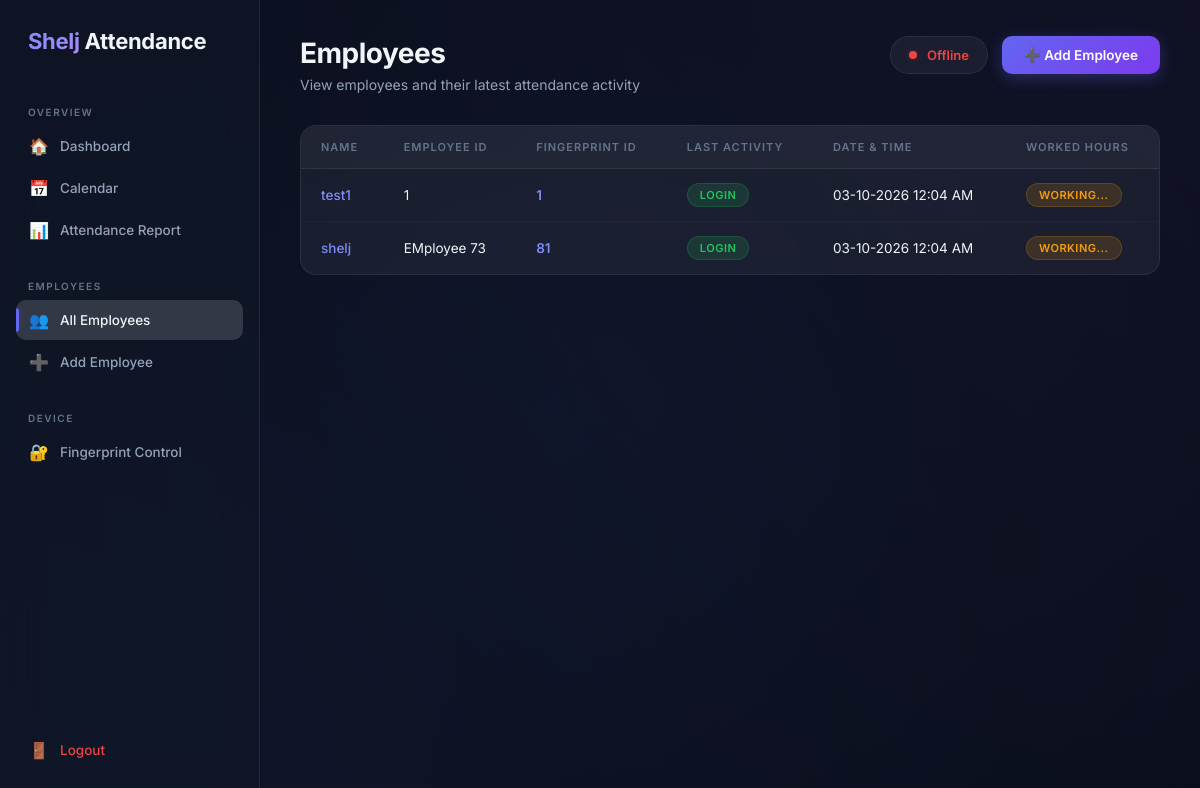
The app's page /api/employees/ (signed in) with its own data.
### attendance/models.py (models this page shows, shortened)
class Employee(models.Model):
    name = models.CharField(max_length=150)
    employee_id = models.CharField(max_length=50, unique=True)
    fingerprint_id = models.CharField(max_length=100, unique=True)

class AttendanceSession(models.Model):
    employee = models.ForeignKey(
        Employee,
        on_delete=models.CASCADE,
        related_name="attendance_sessions",
    )
    login_at = models.DateTimeField()
    logout_at = models.DateTimeField(null=True, blank=True)
    worked_hours = models.DurationField(
        null=True,
        blank=True,
    )
    created_at = models.DateTimeField(auto_now_add=True)
    updated_at = models.DateTimeField(auto_now=True)

### attendance/views.py (the view)
@login_required
def employee_list(request):
    employees = Employee.objects.all().prefetch_related(
        "attendance_sessions"
    )
    employee_data = []
    for employee in employees:
        last_session = (
            employee.attendance_sessions
            .order_by("-login_at")
            .first()
        )
        if last_session is None:
            last_action = "No attendance"
            last_time = None
        elif last_session.logout_at is not None:
            last_action = "Logout"
            last_time = last_session.logout_at
        else:
            last_action = "Login"
            last_time = last_session.login_at
        employee_data.append({
            "employee": employee,
            "last_action": last_action,
            "last_time": last_time,
            "worked_hours": last_session.worked_hours if last_session else None,
        })
    return render(
        request,
        "attendance/employees.html",
        {
            "employee_data": employee_data,
        },
    )

### attendance/context_processors.py (called while the page is built)
def device_status(request):
    device = (
        AttendanceDevice.objects
        .filter(is_active=True)
        .first()
    )
    return {
        "device": device,
    }

### attendance/models.py (called while the page is built)
    @property
    def is_online(self):
        if self.last_seen is None:
            return False
        return timezone.now() - self.last_seen < timedelta(minutes=2)

### attendance/templates/attendance/employees.html (shortened to what this page needs)
{% extends "attendance/base.html" %}
{% block nav_employees %}active{% endblock %}
{% block content %}
    <div class="page-header">
        <div>
            <h1>Employees</h1>
            <p>View employees and their latest attendance activity</p>
        </div>
        <div style="display: flex; align-items: center; gap: 14px;">
            {% if device and device.is_online %}
                <div class="device-badge online">
                    <span class="dot"></span>
                    Online
                </div>
            {% else %}
                <div class="device-badge offline">
                    <span class="dot"></span>
                    Offline
                </div>
            {% endif %}
            <a
                href="{% url 'employee_create' %}"
                class="btn btn-primary"
                id="btn-add-employee"
            >
                ➕ Add Employee
            </a>
        </div>
    </div>
    <div class="glass-table-wrap">
        <table class="glass-table" id="employees-table">
            <thead>
                <tr>
                    <th>Name</th>
                    <th>Employee ID</th>
                    <th>Fingerprint ID</th>
                    <th>Last Activity</th>
                    <th>Date & Time</th>
                    <th>Worked Hours</th>
                </tr>
            </thead>
            <tbody>
            {% for item in employee_data %}
                <tr>
                    <td>
                        <a href="{% url 'employee_detail' item.employee.id %}" id="employee-link-{{ item.employee.id }}">
                            {{ item.employee.name }}
                        </a>
                    </td>
                    <td>
                        {{ item.employee.employee_id }}
                    </td>
                    <td>
                        <span style="color: var(--accent-light); font-weight: 600;">
                            {{ item.employee.fingerprint_id }}
                        </span>
                    </td>
                    <td>
                        {% if item.last_action == "Login" %}
                            <span class="badge badge-login">LOGIN</span>
                        {% elif item.last_action == "Logout" %}
                            <span class="badge badge-logout">LOGOUT</span>
                        {% else %}
                            <span class="badge badge-empty">No attendance</span>
                        {% endif %}
                    </td>
                    <td>
                        {% if item.last_time %}
                            {{ item.last_time|date:"d-m-Y h:i A" }}
                        {% else %}
                            <span style="color: var(--text-muted);">—</span>
                        {% endif %}
                    </td>
                    <td>
                        {% if item.last_time %}
                            {% if item.employee.attendance_sessions.last.worked_hours %}
                                {{ item.employee.attendance_sessions.last.worked_hours }}
                            {% else %}
                                <span class="badge badge-working">Working...</span>
                            {% endif %}
                        {% else %}
                            <span style="color: var(--text-muted);">—</span>
                        {% endif %}
                    </td>
                </tr>
            {% empty %}
                <tr>
                    <td colspan="6" style="text-align: center; padding: 40px; color: var(--text-muted);">
                        No employees found. Click "Add Employee" to get started.
                    </td>
                </tr>
            {% endfor %}
            </tbody>
        </table>
    </div>
{% endblock %}

### attendance/templates/attendance/base.html (style rules this page uses)
*, *::before, *::after { box-sizing: border-box; margin: 0; padding: 0; }
:root { --bg-primary: #0a0e1a; --bg-secondary: #111827; --glass-bg: rgba(255, 255, 255, 0.05); --glass-border: rgba(255, 255, 255, 0.08); --glass-hover: rgba(255, 255, 255, 0.1); --glass-active: rgba(255, 255, 255, 0.15); --text-primary: #f1f5f9; --text-secondary: #94a3b8; --text-muted: #64748b; --accent: #6366f1; --accent-light: #818cf8; --accent-glow: rgba(99, 102, 241, 0.3); --success: #22c55e; --success-glow: rgba(34, 197, 94, 0.3); --danger: #ef4444; --danger-glow: rgba(239, 68, 68, 0.3); --warning: #f59e0b; --warning-glow: rgba(245, 158, 11, 0.3); --sidebar-width: 260px; --radius: 16px; --radius-sm: 10px; --transition: 0.2s cubic-bezier(0.4, 0, 0.2, 1); }
html { scroll-behavior: smooth; }
body { font-family: 'Inter', -apple-system, BlinkMacSystemFont, sans-serif; background: var(--bg-primary); color: var(--text-primary); min-height: 100vh; overflow-x: hidden; }
body::before { content: ''; position: fixed; top: -50%; left: -50%; width: 200%; height: 200%; background: radial-gradient(circle at 20% 80%, rgba(99, 102, 241, 0.08) 0%, transparent 50%), radial-gradient(circle at 80% 20%, rgba(139, 92, 246, 0.06) 0%, transparent 50%), radial-gradient(circle at 50% 50%, rgba(59, 130, 246, 0.04) 0%, transparent 50%); animation: bgShift 20s ease-in-out infinite; z-index: -1; }
.page-header { display: flex; justify-content: space-between; align-items: flex-start; margin-bottom: 32px; }
.page-header h1 { font-size: 28px; font-weight: 700; letter-spacing: -0.5px; margin-bottom: 6px; }
.page-header p { color: var(--text-secondary); font-size: 14px; }
.device-badge { display: flex; align-items: center; gap: 10px; padding: 10px 18px; border-radius: 50px; background: var(--glass-bg); backdrop-filter: blur(12px); -webkit-backdrop-filter: blur(12px); border: 1px solid var(--glass-border); font-size: 13px; font-weight: 600; }
.device-badge .dot { width: 8px; height: 8px; border-radius: 50%; flex-shrink: 0; }
.device-badge.offline .dot { background: var(--danger); box-shadow: 0 0 8px var(--danger-glow); }
.device-badge.offline { color: var(--danger); }
.glass-table-wrap { background: var(--glass-bg); backdrop-filter: blur(12px); -webkit-backdrop-filter: blur(12px); border: 1px solid var(--glass-border); border-radius: var(--radius); overflow: hidden; }
.glass-table { width: 100%; border-collapse: collapse; }
.glass-table th, .glass-table td { padding: 14px 20px; text-align: left; font-size: 13.5px; }
.glass-table thead th { background: rgba(255, 255, 255, 0.03); color: var(--text-muted); font-weight: 600; font-size: 11px; text-transform: uppercase; letter-spacing: 1px; border-bottom: 1px solid var(--glass-border); }
.glass-table tbody tr { border-bottom: 1px solid rgba(255, 255, 255, 0.03); transition: var(--transition); }
.glass-table tbody tr:last-child { border-bottom: none; }
.glass-table a { color: var(--accent-light); text-decoration: none; font-weight: 500; }
.badge { display: inline-flex; align-items: center; padding: 4px 12px; border-radius: 50px; font-size: 11px; font-weight: 600; text-transform: uppercase; letter-spacing: 0.5px; }
.badge-login { background: rgba(34, 197, 94, 0.15); color: var(--success); border: 1px solid rgba(34, 197, 94, 0.2); }
.badge-working { background: rgba(245, 158, 11, 0.15); color: var(--warning); border: 1px solid rgba(245, 158, 11, 0.2); }
.btn { display: inline-flex; align-items: center; justify-content: center; gap: 8px; padding: 11px 22px; border: none; border-radius: var(--radius-sm); font-family: inherit; font-size: 13.5px; font-weight: 600; cursor: pointer; transition: var(--transition); text-decoration: none; }
.btn-primary { background: linear-gradient(135deg, var(--accent), #7c3aed); color: white; box-shadow: 0 4px 15px var(--accent-glow); }

### records on screen
Employee: employee.name "test1", employee.employee_id "1", employee.fingerprint_id "1", last_time "03-10-2026 12:04 AM", shows "WORKING..."
Employee: employee.name "shelj", employee.employee_id "EMployee 73", employee.fingerprint_id "81", last_time "03-10-2026 12:04 AM", shows "WORKING..."
